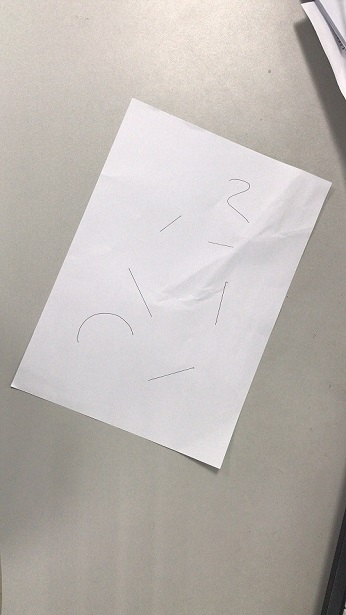
%> input picture 图像校正/input.jpg, 346 x 615 px
$ octave --eval "result = Rectification(imread('input.jpg'));"   (GNU Octave 9; MATLAB toolbox functions it lacks are replaced by stand-ins)
%> lines starting %> are read from the running program, lines starting %| are printed output that depends on the picture
function [cb_trans] = Rectification( input_img )
%转为灰度图
gray = rgb2gray(input_img);
%边缘提取
bw = edge(gray,'sobel');
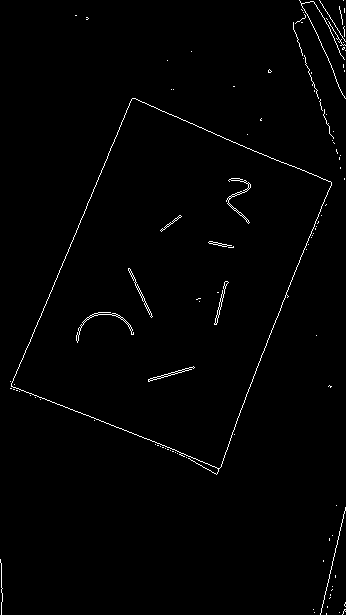
%> bw: size 615x346 logical; 1.1% white in thin lines or dots
figure;imshow(bw);
%霍夫变换
[H,Theta,Rho] = hough(bw);
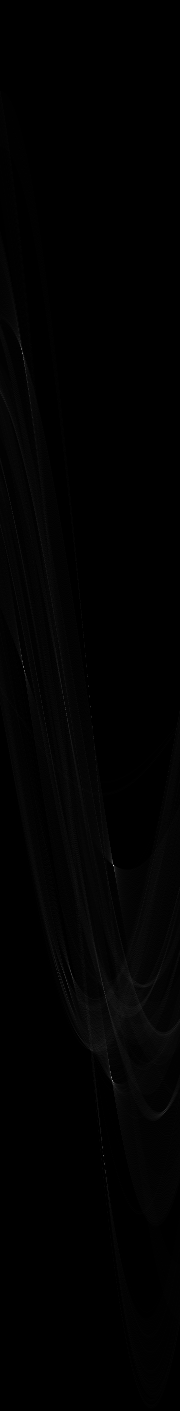
%> H: size 1411x180 double; min 0, max 215, mean 1.7
%> Theta = 180 values from -90 to 89; Rho = 1411 values from -705 to 705
%输出霍夫变换结果
figure;imshow(H,[],'XData',Theta,'YData',Rho,'InitialMagnification','fit');
xlabel('\theta'), ylabel('\rho');
axis on, axis normal, hold on;
%霍夫变换峰值，四条直线四个峰值点
P  = houghpeaks(H,4,'threshold',ceil(0.2*max(H(:))));
%> P = [866 114; 1081 113; 354 23; 667 24]
x = Theta(P(:,2));
%> x = [23 22 -68 -67]
y = Rho(P(:,1));
%> y = [160 375 -352 -39]
%标出四个霍夫变换峰值点
plot(x,y,'*','color','r');
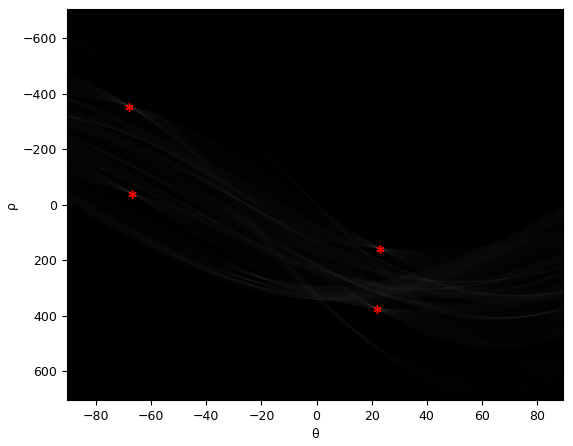
%> figure redrawn from the program's plot data
%根据霍夫变换和峰值点寻找和连接线段
lines = houghlines(bw,Theta,Rho,P,'FillGap',100,'MinLength',80);
%> lines = 4 lines; point1 to point2 (x, y): (12, 384) to (133, 99), (217, 468) to (332, 184), (12, 385) to (220, 469), (133, 99) to (332, 184)
figure, imshow(input_img), hold on
%记录四个峰值点在原图上的坐标表示
points = zeros(4,2);
index = 1;
%在原图上标出四条直线
for k = 1:length(lines)
    %每条直线的起始点和终止点
    xy = [lines(k).point1; lines(k).point2];

    if index < 5
        points(index,1) = xy(1,1);
        points(index,2) = xy(1,2);
        index = index+1;
    end
    %在原图标出四个顶点
    %plot(xy(1,1),xy(1,2),'x','Color','r');
    if index < 5
        points(index,1) = xy(2,1);
        points(index,2) = xy(2,2);
        index = index+1;
    end
    %在原图标出每条线段
    plot(xy(:,1),xy(:,2),'LineWidth',2,'Color','r');
end
%> this loop made 4 passes
%> (xy, index) on passes 1 to 2: ([12 384; 133 99], 3), ([217 468; 332 184], 5)
%> xy on passes 3 to 4: [12 385; 220 469], [133 99; 332 184]
%> after the loop, points = [12 384; 133 99; 217 468; 332 184]
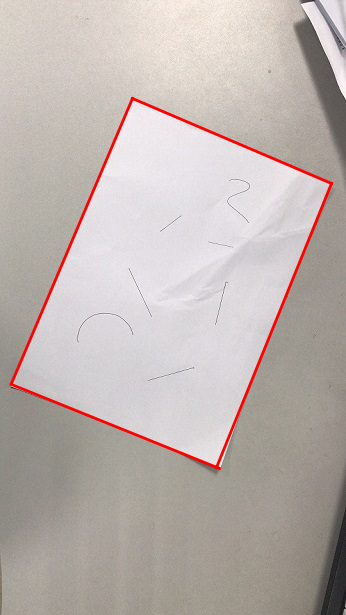
%> figure redrawn from the program's plot data
display(points);
%| points =
%|     12   384
%|    133    99
%|    217   468
%|    332   184
target = [1 1;1 960;540 1;540 960];
%根据原图的四个顶点找出透视变换的矩阵
TForm = cp2tform(points,target,'projective');
%> TForm = {ndims_in 2, ndims_out 2}
%根据转换矩阵转换原图
[cb_trans xdata ydata] = imtransform(input_img, TForm,'FillValues', 255);
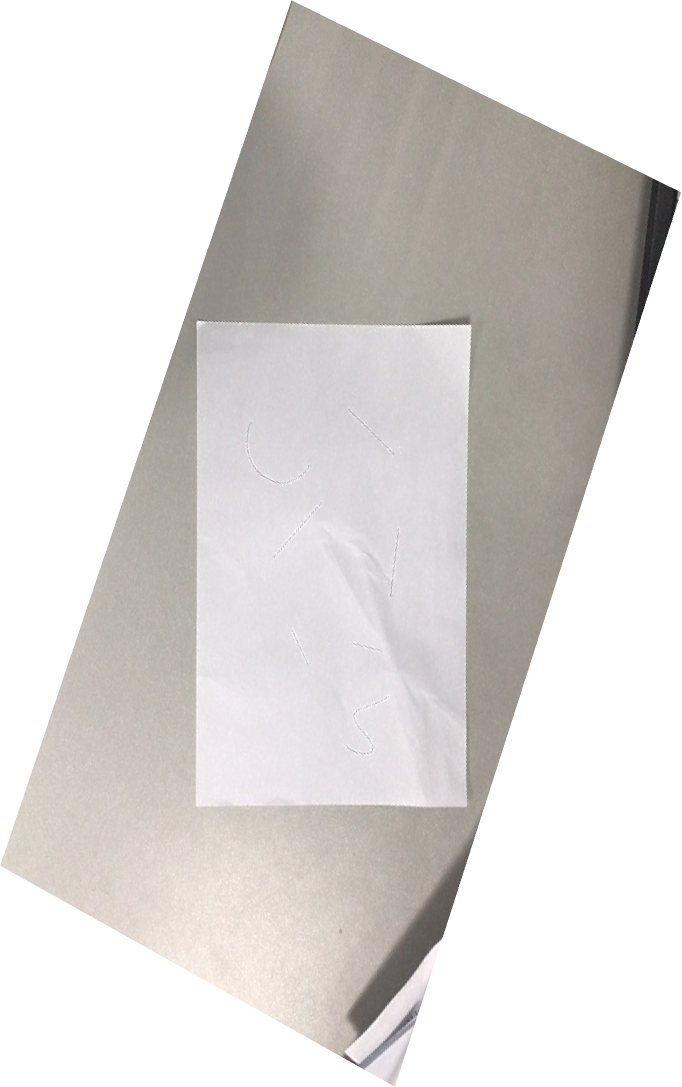
%> cb_trans: size 2174x1363x3 uint8 (shown at 1/2 size); mean R, G, B 220.4, 217.2, 214.8
%> xdata = [-391.1 970.9]; ydata = [-650 1523]
%输出透视变换后的图片
cb_trans=imresize(cb_trans,0.5);
%> cb_trans: size 1087x682x3 uint8
gray = rgb2gray(cb_trans);
%> gray: size 1087x682 uint8
%边缘提取
bw = edge(gray,'sobel');
%> bw: size 1087x682 logical; 0.73% white in thin lines or dots
%霍夫变换
[H,Theta,Rho] = hough(bw);
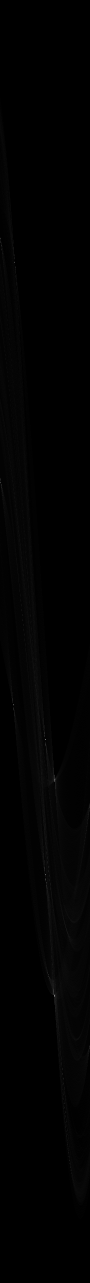
%> H: size 2565x180 double (shown at 1/2 size); min 0, max 286, mean 2.1; drawn with min black and max white
%> Rho = 2565 values from -1282 to 1282
P  = houghpeaks(H,4,'threshold',ceil(0.2*max(H(:))));
%> P = [1479 91; 1749 91; 1991 109; 1410 27]
%根据霍夫变换和峰值点寻找和连接线段
lines = houghlines(bw,Theta,Rho,P,'FillGap',20,'MinLength',50);
%> lines = 6 lines; point1 to point2 (x, y): (547, 613) to (669, 235), (339, 24) to (632, 168), (467, 521) to (467, 807), (197, 531) to (197, 807), (403, 1054) to (421, 1001), (197, 323) to (197, 378)
figure, imshow(cb_trans), hold on
%记录四个峰值点在原图上的坐标表示
points1 = zeros(4,2);
index = 1;
%在原图上标出四条直线
for k = 1:length(lines)
    %每条直线的起始点和终止点
    xy = [lines(k).point1; lines(k).point2];

    if index<2
        points1(index,1) = xy(1,1);
        points1(index,2) = xy(1,2);
        index = index+1;
        points1(index,1) = xy(2,1);
        points1(index,2) = xy(2,2);
        index = index+1;
    end
    if k==4
        points1(index,1) = xy(2,1);
        points1(index,2) = xy(2,2);
        index = index+1;
    end
end
%> this loop made 6 passes
%> (xy, index) on passes 1, 4: ([197 323; 197 378], 3), ([403 1054; 421 1001], 4)
%> xy on passes 2, 3, 5, 6: [197 531; 197 807], [467 521; 467 807], [547 613; 669 235], [339 24; 632 168]
%> after the loop, points1 = [197 323; 197 378; 421 1001; 0 0]
points1(4,1)=points1(3,1);
points1(4,2)=points1(1,2);
plot(points1(1,1),points1(1,2),'x','Color','r');
plot(points1(2,1),points1(2,2),'x','Color','r');
plot(points1(3,1),points1(3,2),'x','Color','r');
plot(points1(4,1),points1(4,2),'x','Color','r');

hold off
%根据四个顶点剪切图像
g = imcrop(cb_trans, [points1(1,1)+1,points1(1,2)+3,points1(3,1)-points1(1,1)-4,points1(3,2)-points1(1,2)-8]);
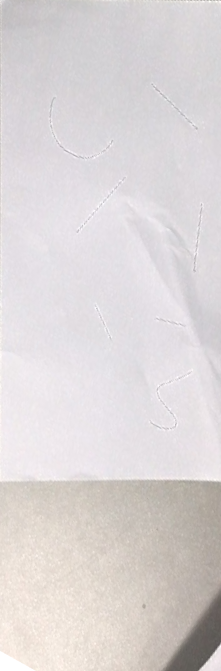
%> g: size 671x221x3 uint8; mean R, G, B 219.7, 214.3, 214.8
g=imresize(g,1.5);
%> g: size 1007x332x3 uint8
imwrite(g,'out.png');
figure;imshow(g);
end
